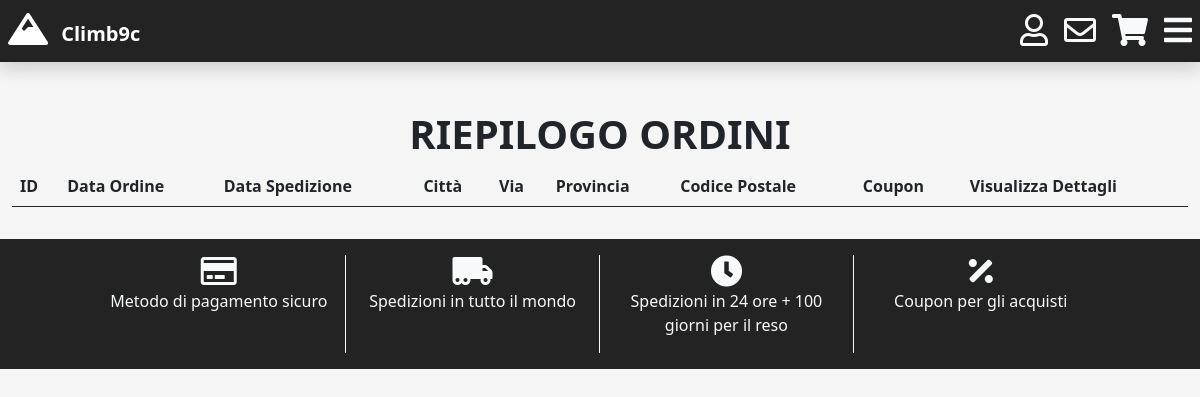
Before: /orders-summary.php (signed in) with the older database file.
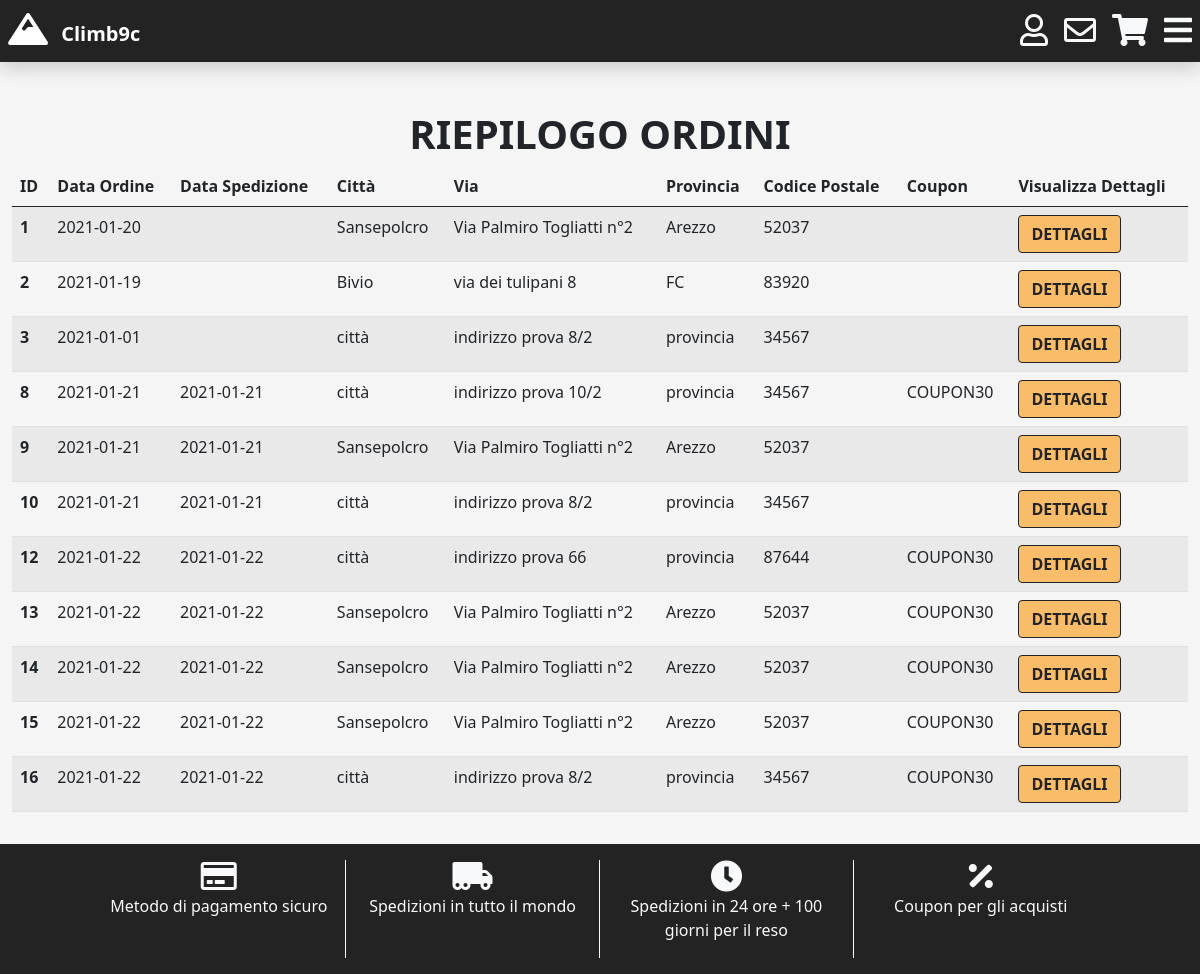
After: the same page with the newer database file.
### tables this page shows
CREATE TABLE `order` (
  `idORDER` int(11) NOT NULL,
  `date` date NOT NULL,
  `customer_address` int(11) NOT NULL,
  `shipping_date` date DEFAULT NULL,
  `COUPONcode` varchar(10) DEFAULT NULL
);

### html/orders-summary.php (called while the page is built)
<?php
require_once 'bootstrap.php';
if(isset($_SESSION["idCUSTOMER"])){
    $templateParams["title"]="Climb9c - Riepilogo ordini";
    $templateParams["search_bar"] = FALSE;
    $templateParams["name"] = "orders-summary-template.php";
    $templateParams["customerOrders"] = $dbh->getOrders($_SESSION["idCUSTOMER"]);
    $templateParams["categories"]=$dbh->getCategories();
    foreach($templateParams["categories"] as $category){
        $templateParams[$category["id"]."-subcategory"]=$dbh->getSubcategories($category["id"]);
    }
}else{
    header("location: login.php");
}
require './template/base-template.php';
?>

### html/db/database.php (called while the page is built, shortened)
<?php
class DatabaseHelper{
    private $db;
    public function __construct($servername, $username, $password, $dbname, $port){
        $this->db = new mysqli($servername, $username, $password, $dbname, $port);
    }
    public function getCategories(){
      $query = "SELECT name, idCATEGORY AS id FROM category";
      $stmt = $this->db->prepare($query);
      $stmt->execute();
      $result = $stmt->get_result();
      return $result->fetch_all(MYSQLI_ASSOC);
    }
    public function getSubcategories($idCategory){
      $query = "SELECT s.name, s.idSUBCATEGORY AS id FROM subcategory s INNER JOIN category c ON s.idCATEGORY=c.idCATEGORY WHERE s.idCATEGORY=?";
      $stmt = $this->db->prepare($query);
      $stmt->bind_param('i',$idCategory);
      $stmt->execute();
      $result = $stmt->get_result();
      return $result->fetch_all(MYSQLI_ASSOC);
    }
    public function getOrders($idCUSTOMER){
      $query = "SELECT o.idORDER, o.date, o.shipping_date, o.COUPONcode, a.street, a.province, a.city, a.zip_code
      FROM (`order` o JOIN `customer_address` c ON o.customer_address=c.idCUSTOMER_ADDRESS)
      JOIN `address` a ON c.idADDRESS=a.idADDRESS
      WHERE c.idCUSTOMER=?
      GROUP BY o.idORDER";
      $stmt = $this->db->prepare($query);
      $stmt->bind_param('i',$idCUSTOMER);
      $stmt->execute();
      $result = $stmt->get_result();
      return $result->fetch_all(MYSQLI_ASSOC);
    }
}
?>

### html/bootstrap.php (called while the page is built, shortened)
<?php
require_once("db/database.php");
$dbh = new DatabaseHelper("4.tcp.ngrok.io", "root", "", "climb_9c", 11990);
?>

### html/template/orders-summary-template.php (the view, shortened to what this page needs)
<div class="row mx-auto mt-5 mb-2">
    <div class="col-12 m-auto">
        <h1 class="m-auto fw-bold text-center">RIEPILOGO ORDINI</h1>
    </div>
</div>
<div class="row m-auto scroll">
    <div class="col-md-12 m-auto">
        <table class="table table-striped">
            <thead>
              <tr>
                <th id="ID" scope="col">ID</th>
                <th id="data-ordine" scope="col">Data Ordine</th>
                <th id="data-spedizione" scope="col">Data Spedizione</th>
                <th id="citta" scope="col">Città</th>
                <th id="via" scope="col">Via</th>
                <th id="provincia" scope="col">Provincia</th>
                <th id="codice-postale" scope="col">Codice Postale</th>
                <th id="coupon" scope="col">Coupon</th>
                <th id="dettagli" scope="col">Visualizza Dettagli</th>
              </tr>
            </thead>
            <tbody>
            <?php foreach($templateParams["customerOrders"] as $order): ?>
              <tr>
                <th id="ID-n-<?php echo $order["idORDER"]; ?>" headers="ID" scope="row"><?php echo $order["idORDER"] ?></th>
                <td headers="data-ordine"><?php echo $order["date"] ?></td>
                <td headers="data-spedizione"><?php echo $order["shipping_date"] ?></td>
                <td headers="citta"><?php echo $order["city"] ?></td>
                <td headers="via"><?php echo $order["street"] ?></td>
                <td headers="provincia"><?php echo $order["province"] ?></td>
                <td headers="codice-postale"><?php echo $order["zip_code"] ?></td>
                <td headers="coupon"><?php echo $order["COUPONcode"] ?></td>
                <td headers="dettagli">
                  <form action="./order-detail.php" method="post">
                    <button type="submit" class="btn btn-primary fw-bold">DETTAGLI</button>
                  </form>
                </td>
              </tr>
              <?php endforeach; ?>
            </tbody>
          </table>
    </div>
</div>

Changed rows visible on the page:
added order: idORDER "1", date "2021-01-20", city "Sansepolcro", street "Via Palmiro Togliatti n°2", province "Arezzo", zip_code "52037"
added order: idORDER "2", date "2021-01-19", city "Bivio", street "via dei tulipani 8", province "FC", zip_code "83920"
added order: idORDER "3", date "2021-01-01", city "città", street "indirizzo prova 8/2", province "provincia", zip_code "34567"
added order: idORDER "8", date "2021-01-21", shipping_date "2021-01-21", city "città", street "indirizzo prova 10/2", province "provincia", zip_code "34567", COUPONcode "COUPON30"
added order: idORDER "9", date "2021-01-21", shipping_date "2021-01-21", city "Sansepolcro", street "Via Palmiro Togliatti n°2", province "Arezzo", zip_code "52037"
added order: idORDER "10", date "2021-01-21", shipping_date "2021-01-21", city "città", street "indirizzo prova 8/2", province "provincia", zip_code "34567"
added order: idORDER "12", date "2021-01-22", shipping_date "2021-01-22", city "città", street "indirizzo prova 66", province "provincia", zip_code "87644", COUPONcode "COUPON30"
added order: idORDER "13", date "2021-01-22", shipping_date "2021-01-22", city "Sansepolcro", street "Via Palmiro Togliatti n°2", province "Arezzo", zip_code "52037", COUPONcode "COUPON30"
added order: idORDER "14", date "2021-01-22", shipping_date "2021-01-22", city "Sansepolcro", street "Via Palmiro Togliatti n°2", province "Arezzo", zip_code "52037", COUPONcode "COUPON30"
added order: idORDER "15", date "2021-01-22", shipping_date "2021-01-22", city "Sansepolcro", street "Via Palmiro Togliatti n°2", province "Arezzo", zip_code "52037", COUPONcode "COUPON30"
added order: idORDER "16", date "2021-01-22", shipping_date "2021-01-22", city "città", street "indirizzo prova 8/2", province "provincia", zip_code "34567", COUPONcode "COUPON30"
